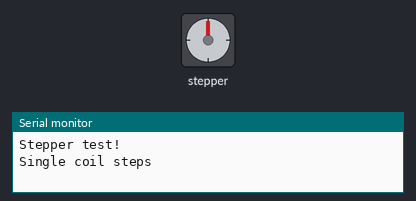
Recording of a sketch running on a simulated Arduino Uno, built with avr-gcc and run on an emulated ATmega328P. On the bench: stepper motor, the last lines printed to the serial monitor. Stepper angles assume 513 steps per turn.

Above: at 0.15 s.
At 5.26 s:
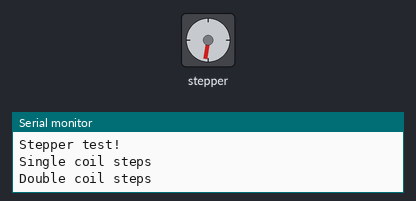
At 19.68 s:
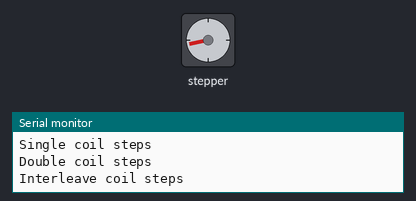
At 39.2 s:
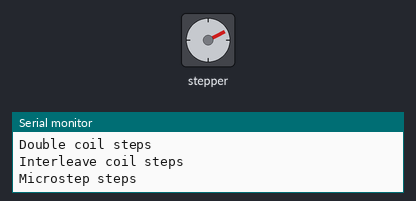
Timing chart, 0 to 40.0 s (numbered marks = the images above):
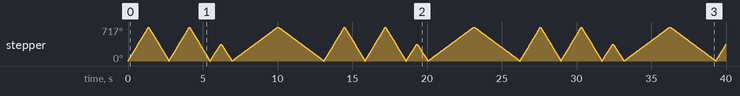

The sketch:

stepper_testing.ino
```cpp
/*
This is a test sketch for the Adafruit assembled Motor Shield for Arduino v2
It won't work with v1.x motor shields! Only for the v2's with built in PWM
control

For use with the Adafruit Motor Shield v2
---->	http://www.adafruit.com/products/1438
*/


#include <Wire.h>
#include <Adafruit_MotorShield.h>
#include "utility/Adafruit_PWMServoDriver.h"

// Create the motor shield object with the default I2C address
Adafruit_MotorShield AFMS = Adafruit_MotorShield();
// Or, create it with a different I2C address (say for stacking)
// Adafruit_MotorShield AFMS = Adafruit_MotorShield(0x61);

// Connect a stepper motor with 200 steps per revolution (1.8 degree)
// to motor port #2 (M3 and M4)
Adafruit_StepperMotor *myMotor = AFMS.getStepper(513, 2);


void setup() {
  Serial.begin(9600);           // set up Serial library at 9600 bps
  Serial.println("Stepper test!");

  AFMS.begin();  // create with the default frequency 1.6KHz
  //AFMS.begin(1000);  // OR with a different frequency, say 1KHz

  myMotor->setSpeed(100);  // 10 rpm
}

void loop() {
  Serial.println("Single coil steps");
  myMotor->step(1024, FORWARD, SINGLE);
  myMotor->step(1024, BACKWARD, SINGLE);

  Serial.println("Double coil steps");
  myMotor->step(1024, FORWARD, DOUBLE);
  myMotor->step(1024, BACKWARD, DOUBLE);

  Serial.println("Interleave coil steps");
  myMotor->step(1024, FORWARD, INTERLEAVE);
  myMotor->step(1024, BACKWARD, INTERLEAVE);

  Serial.println("Microstep steps");
  myMotor->step(1024, FORWARD, MICROSTEP);
  myMotor->step(1024, BACKWARD, MICROSTEP);
}
```
